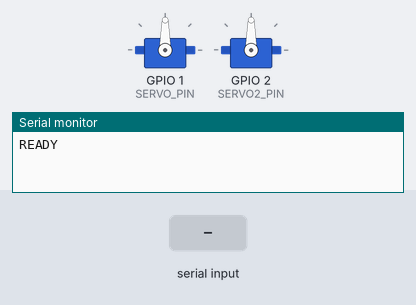
Bench run of a program on a simulated Seeed XIAO ESP32-S3. Shown: 2 × servo, the last lines printed to the serial monitor. Inputs (shaded band) come from the test bench.

Above: at 1.2 s.
1.3 s: "TALK\n" received over Serial
At 4.18 s:
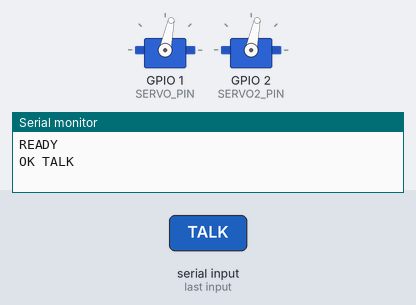
4.3 s: "TEST\n" received over Serial
7.3 s: "ANGLE1 ,45\n" received over Serial
At 8.3 s:
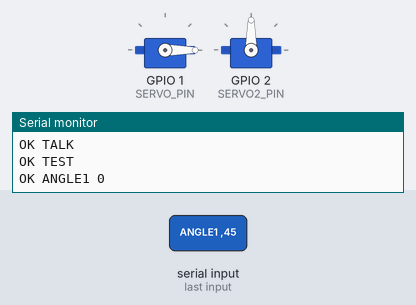
8.8 s: "ANGLE1 90\n" received over Serial
At 9.5 s:
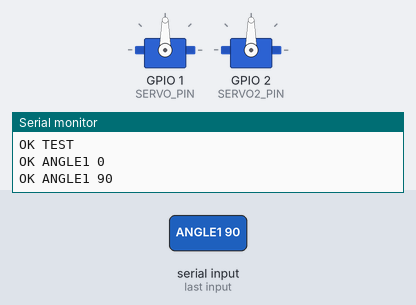
10.3 s: "ANGLE2 ,45\n" received over Serial
At 10.6 s:
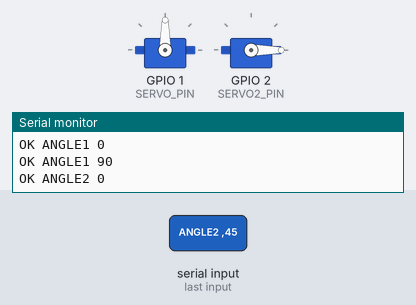
11.8 s: "ANGLE2 90\n" received over Serial
At 13.0 s:
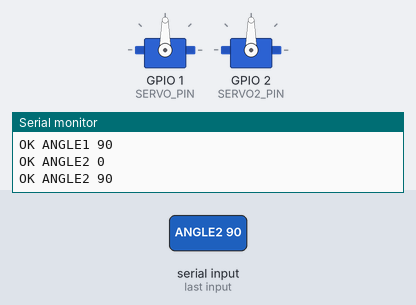
Timing chart, 0 to 14.3 s (numbered marks = the images above; inputs shaded):
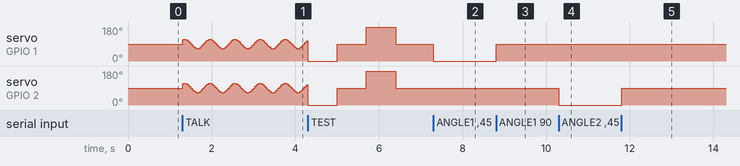

Measured:
- after the input at 7.3 s, servo on GPIO 1 (SERVO_PIN): 90° → 0° at once
- after the input at 8.8 s, servo on GPIO 1 (SERVO_PIN): 0° → 90° at once
- after the input at 10.3 s, servo on GPIO 2 (SERVO2_PIN): 90° → 0° at once
- after the input at 11.8 s, servo on GPIO 2 (SERVO2_PIN): 0° → 90° at once

The program:

main.cpp
```cpp
#include <Arduino.h>
#include <ESP32Servo.h>

// 서보모터 물리 인터랙션 (보드에 올리는 코드)
// 목표: AI가 말할 때 서보모터가 움직인다.
//
// USB 시리얼(115200)로 한 줄짜리 명령을 받는다. (줄 끝은 \n)
//   TALK  : 말하는 동안 서보가 좌우로 살랑살랑 움직인다.
//   STOP  : 움직임을 멈추고 가운데(90도)로 돌아간다.
//   TEST  : 0 -> 90 -> 180 -> 90도로 한 번 왕복한다. (배선 확인용)
//   ANGLE n : 서보 두 개를 n도(0~180)로 바로 보낸다. (각도 확인용)
//   ANGLE1 n / ANGLE2 n : 서보 1(D0) 또는 서보 2(D1)만 n도로 보낸다. (어느 서보가 어느 쪽인지 확인용, 새 명령이라 팀 확인 필요)
// 시리얼 모니터에서 위 명령을 직접 쳐서 서보 없이도 흐름을 확인할 수 있다.

constexpr int SERVO_PIN = D0;          // 서보 1 신호선(주황/노랑)을 꽂을 핀. 배선이 다르면 여기만 고친다.
constexpr int SERVO2_PIN = D1;         // 서보 2 신호선을 꽂을 핀.
constexpr int CENTER_ANGLE = 90;       // 쉬는 자리
constexpr int SWING_ANGLE = 25;        // 말할 때 가운데에서 좌우로 흔들리는 폭
constexpr uint32_t SWING_PERIOD_MS = 600;  // 한 번 왕복하는 시간 (작을수록 빠르다)
constexpr uint32_t UPDATE_MS = 15;     // 서보 각도를 갱신하는 간격

Servo servo;
Servo servo2;
bool talking = false;
String line;

// 서보 두 개를 같은 각도로 보낸다.
void moveTo(int angle) {
  angle = constrain(angle, 0, 180);
  servo.write(angle);
  servo2.write(angle);
}

// 0 -> 90 -> 180 -> 90도. 움직이는 동안 잠깐 멈추는 방식이라 짧게만 쓴다.
void runTest() {
  const int steps[] = {0, 90, 180, 90};
  for (int a : steps) {
    moveTo(a);
    delay(700);
  }
}

void handleCommand(String cmd) {
  cmd.trim();
  cmd.toUpperCase();
  if (cmd == "TALK") {
    talking = true;
    Serial.println("OK TALK");
  } else if (cmd == "STOP") {
    talking = false;
    moveTo(CENTER_ANGLE);
    Serial.println("OK STOP");
  } else if (cmd == "TEST") {
    talking = false;
    runTest();
    Serial.println("OK TEST");
  } else if (cmd.startsWith("ANGLE1 ") || cmd.startsWith("ANGLE2 ")) {
    talking = false;
    int angle = constrain(cmd.substring(7).toInt(), 0, 180);
    (cmd[5] == '1' ? servo : servo2).write(angle);
    Serial.printf("OK ANGLE%c %d\n", cmd[5], angle);
  } else if (cmd.startsWith("ANGLE ")) {
    talking = false;
    int angle = cmd.substring(6).toInt();
    moveTo(angle);
    Serial.printf("OK ANGLE %d\n", constrain(angle, 0, 180));
  } else if (cmd.length() > 0) {
    Serial.println("ERR UNKNOWN");
  }
}

void readSerial() {
  while (Serial.available()) {
    char c = Serial.read();
    if (c == '\n') {
      handleCommand(line);
      line = "";
    } else if (c != '\r' && line.length() < 32) {
      line += c;
    }
  }
}

// 말하는 중이면 가운데를 기준으로 사인 곡선으로 부드럽게 좌우 흔든다.
void updateSwing() {
  static uint32_t lastUpdate = 0;
  uint32_t now = millis();
  if (now - lastUpdate < UPDATE_MS) return;
  lastUpdate = now;
  if (!talking) return;
  float phase = (now % SWING_PERIOD_MS) / (float)SWING_PERIOD_MS;
  moveTo(CENTER_ANGLE + (int)(SWING_ANGLE * sinf(phase * TWO_PI)));
}

void setup() {
  Serial.begin(115200);
  servo.setPeriodHertz(50);
  servo.attach(SERVO_PIN, 500, 2400);
  servo2.setPeriodHertz(50);
  servo2.attach(SERVO2_PIN, 500, 2400);
  moveTo(CENTER_ANGLE);
  Serial.println("READY");
}

void loop() {
  readSerial();
  updateSwing();
}
```
